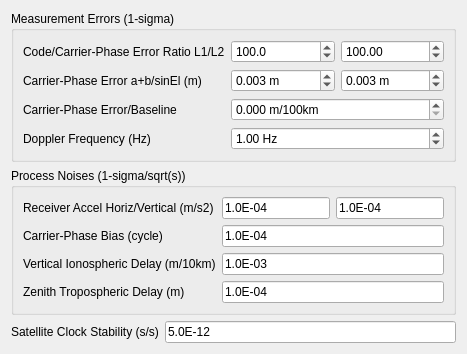
     <widget class="QWidget" name="TabSheet4">
      <property name="toolTip">
       <string/>
      </property>
      <attribute name="title">
       <string>S&amp;tatistics</string>
      </attribute>
      <layout class="QGridLayout" name="gridLayout_4">
       <item row="1" column="0" colspan="2">
        <widget class="QGroupBox" name="GroupBox4">
         <property name="toolTip">
          <string/>
         </property>
         <property name="title">
          <string>Process Noises (1-sigma/sqrt(s))</string>
         </property>
         <layout class="QGridLayout" name="gridLayout_9">
          <item row="0" column="0">
           <widget class="QLabel" name="Label33">
            <property name="toolTip">
             <string/>
            </property>
            <property name="text">
             <string>Receiver Accel Horiz/Vertical (m/s2)</string>
            </property>
           </widget>
          </item>
          <item row="0" column="1">
           <widget class="QLineEdit" name="lEProcessNoise4">
            <property name="toolTip">
             <string/>
            </property>
            <property name="text">
             <string>1.0E-04</string>
            </property>
           </widget>
          </item>
          <item row="0" column="2">
           <widget class="QLineEdit" name="lEProcessNoise5">
            <property name="toolTip">
             <string/>
            </property>
            <property name="text">
             <string>1.0E-04</string>
            </property>
           </widget>
          </item>
          <item row="1" column="0">
           <widget class="QLabel" name="Label26">
            <property name="toolTip">
             <string/>
            </property>
            <property name="text">
             <string>Carrier-Phase Bias (cycle)</string>
            </property>
           </widget>
          </item>
          <item row="1" column="1" colspan="2">
           <widget class="QLineEdit" name="lEProcessNoise1">
            <property name="toolTip">
             <string/>
            </property>
            <property name="text">
             <string>1.0E-04</string>
            </property>
           </widget>
          </item>
          <item row="2" column="0">
           <widget class="QLabel" name="Label27">
            <property name="toolTip">
             <string/>
            </property>
            <property name="text">
             <string>Vertical Ionospheric Delay (m/10km)</string>
            </property>
           </widget>
          </item>
          <item row="2" column="1" colspan="2">
           <widget class="QLineEdit" name="lEProcessNoise2">
            <property name="toolTip">
             <string/>
            </property>
            <property name="text">
             <string>1.0E-03</string>
            </property>
           </widget>
          </item>
          <item row="3" column="0">
           <widget class="QLabel" name="Label28">
            <property name="toolTip">
             <string/>
            </property>
            <property name="text">
             <string>Zenith Tropospheric Delay (m)</string>
            </property>
           </widget>
          </item>
          <item row="3" column="1" colspan="2">
           <widget class="QLineEdit" name="lEProcessNoise3">
            <property name="toolTip">
             <string/>
            </property>
            <property name="text">
             <string>1.0E-04</string>
            </property>
           </widget>
          </item>
         </layout>
        </widget>
       </item>
       <item row="0" column="0" colspan="2">
        <widget class="QGroupBox" name="GroupBox3">
         <property name="toolTip">
          <string/>
         </property>
         <property name="title">
          <string>Measurement Errors (1-sigma)</string>
         </property>
         <layout class="QGridLayout" name="gridLayout_8">
          <item row="1" column="2">
           <widget class="QDoubleSpinBox" name="sBMeasurementErrorR2">
            <property name="maximum">
             <double>1000000.000000000000000</double>
            </property>
            <property name="value">
             <double>100.000000000000000</double>
            </property>
           </widget>
          </item>
          <item row="1" column="1">
           <widget class="QDoubleSpinBox" name="sBMeasurementErrorR1">
            <property name="decimals">
             <number>1</number>
            </property>
            <property name="maximum">
             <double>100000.000000000000000</double>
            </property>
            <property name="value">
             <double>100.000000000000000</double>
            </property>
           </widget>
          </item>
          <item row="5" column="1" colspan="2">
           <widget class="QDoubleSpinBox" name="sBMeasurementError4">
            <property name="suffix">
             <string> m/100km</string>
            </property>
            <property name="decimals">
             <number>3</number>
            </property>
           </widget>
          </item>
          <item row="6" column="1" colspan="2">
           <widget class="QDoubleSpinBox" name="sBMeasurementError5">
            <property name="suffix">
             <string> Hz</string>
            </property>
            <property name="minimum">
             <double>-10000.000000000000000</double>
            </property>
            <property name="maximum">
             <double>10000.000000000000000</double>
            </property>
            <property name="value">
             <double>1.000000000000000</double>
            </property>
           </widget>
          </item>
          <item row="1" column="0">
           <widget class="QLabel" name="Label6">
            <property name="enabled">
             <bool>true</bool>
            </property>
            <property name="toolTip">
             <string/>
            </property>
            <property name="text">
             <string>Code/Carrier-Phase Error Ratio L1/L2</string>
            </property>
           </widget>
          </item>
          <item row="3" column="0">
           <widget class="QLabel" name="Label7">
            <property name="enabled">
             <bool>true</bool>
            </property>
            <property name="toolTip">
             <string/>
            </property>
            <property name="text">
             <string>Carrier-Phase Error a+b/sinEl (m)</string>
            </property>
           </widget>
          </item>
          <item row="5" column="0">
           <widget class="QLabel" name="Label16">
            <property name="enabled">
             <bool>true</bool>
            </property>
            <property name="toolTip">
             <string/>
            </property>
            <property name="text">
             <string>Carrier-Phase Error/Baseline</string>
            </property>
           </widget>
          </item>
          <item row="6" column="0">
           <widget class="QLabel" name="Label10">
            <property name="enabled">
             <bool>true</bool>
            </property>
            <property name="toolTip">
             <string/>
            </property>
            <property name="text">
             <string>Doppler Frequency (Hz)</string>
            </property>
           </widget>
          </item>
          <item row="3" column="2">
           <widget class="QDoubleSpinBox" name="sBMeasurementError3">
            <property name="suffix">
             <string> m</string>
            </property>
            <property name="decimals">
             <number>3</number>
            </property>
            <property name="maximum">
             <double>10.000000000000000</double>
            </property>
            <property name="singleStep">
             <double>0.001000000000000</double>
            </property>
            <property name="value">
             <double>0.003000000000000</double>
            </property>
           </widget>
          </item>
          <item row="3" column="1">
           <widget class="QDoubleSpinBox" name="sBMeasurementError2">
            <property name="suffix">
             <string> m</string>
            </property>
            <property name="decimals">
             <number>3</number>
            </property>
            <property name="maximum">
             <double>10.000000000000000</double>
            </property>
            <property name="singleStep">
             <double>0.001000000000000</double>
            </property>
            <property name="value">
             <double>0.003000000000000</double>
            </property>
           </widget>
          </item>
         </layout>
        </widget>
       </item>
       <item row="2" column="0">
        <widget class="QLabel" name="Label29">
         <property name="toolTip">
          <string/>
         </property>
         <property name="text">
          <string>Satellite Clock Stability (s/s)</string>
         </property>
        </widget>
       </item>
       <item row="2" column="1">
        <widget class="QLineEdit" name="lESatelliteClockStability">
         <property name="toolTip">
          <string/>
         </property>
         <property name="text">
          <string>5.0E-12</string>
         </property>
        </widget>
       </item>
      </layout>
     </widget>
